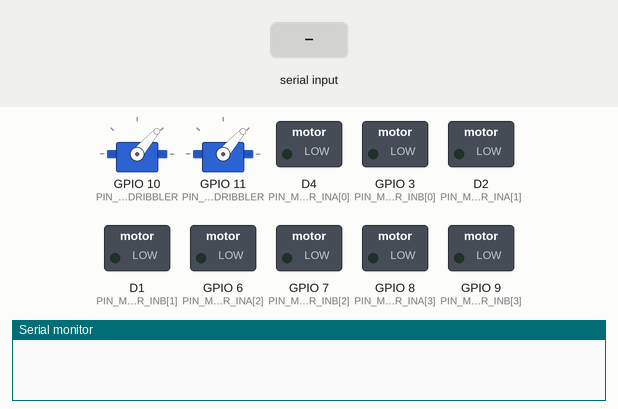
Simulated run of this sketch. Board: ESP8266 (NodeMCU). Parts: 2 × servo, switched loads named in the sketch (green lamp = pin HIGH), the last lines printed to the serial monitor. Inputs (shaded band) come from the test bench.

Above: at 5.2 s.
5.3 s: "90,45,200\n" received over the second serial link
At 6.3 s:
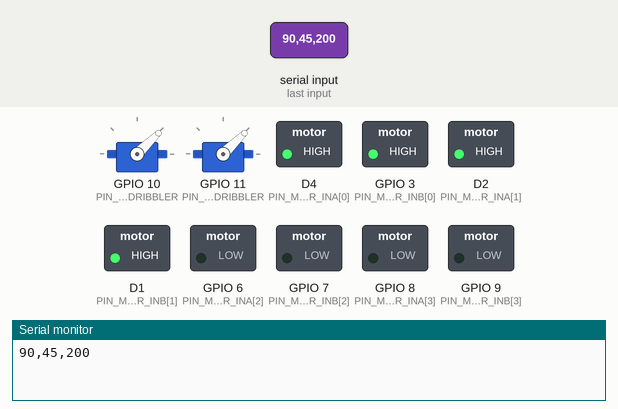
6.8 s: "90,45,200,10,150,30\n" received over the second serial link
At 7.5 s:
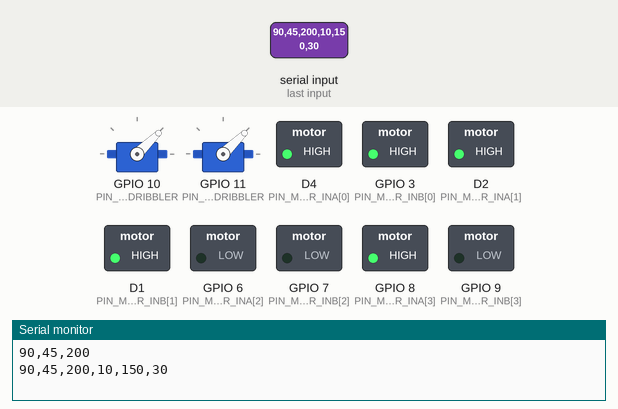
8.3 s: "5\n" received over the second serial link
At 8.6 s:
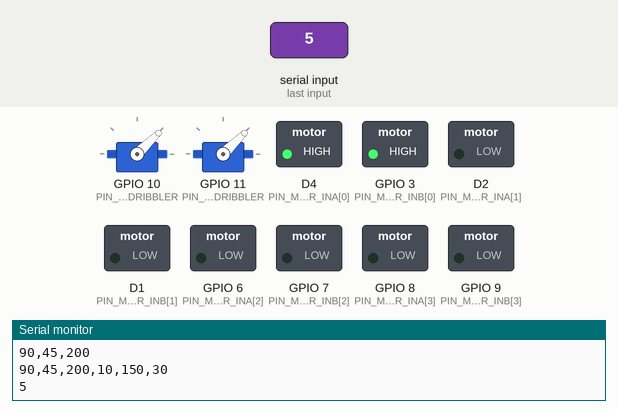
9.8 s: "1,90,45\n" received over the second serial link
At 10.9 s:
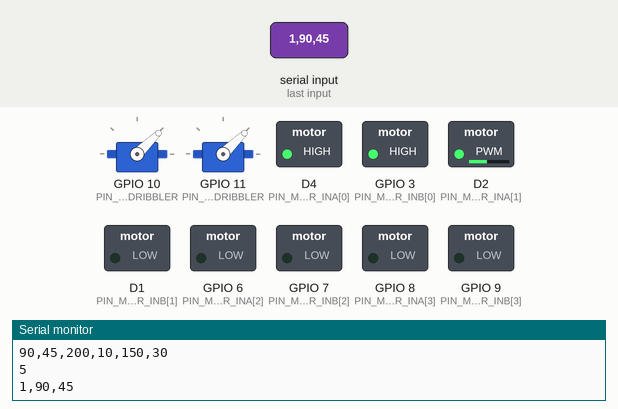
11.3 s: "90,45\n" received over the second serial link
At 12.1 s:
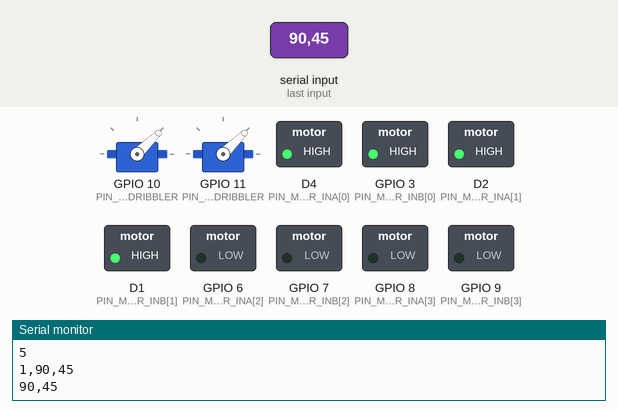
12.8 s: "90,45,200,10,150,30\n" received over the second serial link
At 13.2 s:
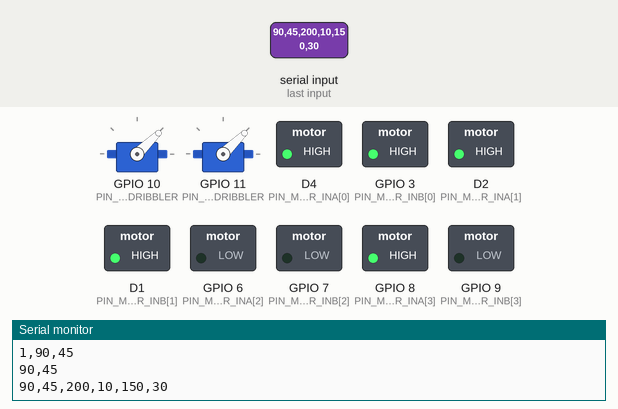
Timing chart, 0 to 15.3 s (numbered marks = the images above; inputs shaded):
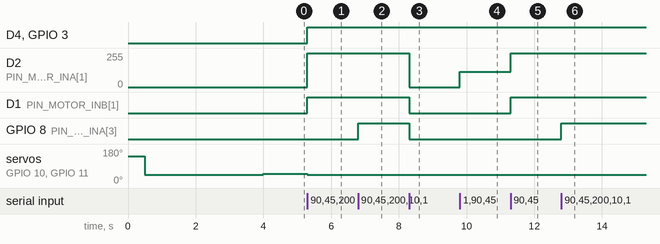

Measured:
- after the input at 5.3 s, D4 (PIN_MOTOR_INA[0]), GPIO 3 (PIN_MOTOR_INB[0]), D1 (PIN_MOTOR_INB[1]): LOW → HIGH at once; D2 (PIN_MOTOR_INA[1]): 0/255 → 255/255 at once; servo on GPIO 10 (PIN_FRONT_DRIBBLER), servo on GPIO 11 (PIN_BACK_DRIBBLER): 49° → 44° at once
- after the input at 6.8 s, GPIO 8 (PIN_MOTOR_INA[3]): LOW → HIGH at once
- after the input at 8.3 s, D2 (PIN_MOTOR_INA[1]): 255/255 → 0/255 at once; D1 (PIN_MOTOR_INB[1]), GPIO 8 (PIN_MOTOR_INA[3]): HIGH → LOW at once
- after the input at 9.8 s, D2 (PIN_MOTOR_INA[1]): 0/255 → 114/255 at once
- after the input at 11.3 s, D2 (PIN_MOTOR_INA[1]): 114/255 → 255/255 at once; D1 (PIN_MOTOR_INB[1]): LOW → HIGH at once
- after the input at 12.8 s, GPIO 8 (PIN_MOTOR_INA[3]): LOW → HIGH at once

The sketch:

motor_driver_rp2040_ide.ino
```cpp
#include <Servo.h>

const int PIN_MOTOR_INA[4] = {2, 4, 6, 8};
const int PIN_MOTOR_INB[4] = {3, 5, 7, 9};

const int PIN_FRONT_DRIBBLER = 10;
const int PIN_BACK_DRIBBLER = 11;

class Motor{
  private:
    int _rotate;
    int _power;

  public:
    /// @brief モーターデータをセットします。
    /// @param power モーター駆動パワー(0~100%)
    /// @param rotate モーター回転方向(0:順転, 1:逆転)
    void set(int power, int rotate)
    {
      this->_power = power;
      this->_rotate = rotate;
    }

    /// @brief モーター駆動パワーを取得します。
    /// @return モーター駆動パワー(0-100%)
    int get_power()
    {
      return this->_power;
    }

    /// @brief モーター回転方向を取得します。
    /// @return モーター回転方向(0:順転, 1:逆転)
    int get_rotate()
    {
      return this->_rotate;
    }
};

Motor motors[4];
int f_bldc_power = 1050;
int b_bldc_power = 1050;

Servo front_bldc;
Servo back_bldc;

float motor_power;

int test;

void get_motor_data()
{
  String data = "aaa";

  if(Serial1.available() > 0)
  {
    data = Serial1.readStringUntil('\n');
    Serial.println(data);
  }

  if(data[0] != 'a')
  {
    int motor_a_rotate = ((String)data[0]).toInt();
    int motor_b_rotate = ((String)data[4]).toInt();
    int motor_c_rotate = ((String)data[8]).toInt();
    int motor_d_rotate = ((String)data[12]).toInt();

    int motor_a_power = ((String)data[1] + (String)data[2] + (String)data[3]).toInt();
    int motor_b_power = ((String)data[5] + (String)data[6] + (String)data[7]).toInt();
    int motor_c_power = ((String)data[9] + (String)data[10] + (String)data[11]).toInt();
    int motor_d_power = ((String)data[13] + (String)data[14] + (String)data[15]).toInt();

    f_bldc_power = 1000 + (((String)data[16] + (String)data[17] + (String)data[18]).toInt()) / 100.0 * 300.0;
    b_bldc_power = 1000 + (((String)data[19] + (String)data[20] + (String)data[21]).toInt()) / 100.0 * 300.0;

    motors[0].set(motor_a_power, motor_a_rotate);
    motors[1].set(motor_b_power, motor_b_rotate);
    motors[2].set(motor_c_power, motor_c_rotate);
    motors[3].set(motor_d_power, motor_d_rotate);
  }


  while(Serial1.available() > 0)
  {
    Serial1.readStringUntil('\n');
  }
}

void setup() {
  // put your setup code here, to run once:

  analogWriteRange(1023);

  for(int i = 0; i < 4; i++)
  {
    motors[i].set(0, 0);

    pinMode(PIN_MOTOR_INA[i], OUTPUT);
    pinMode(PIN_MOTOR_INB[i], OUTPUT);
  }

  Serial.begin(9600);

  Serial1.setTX(D0);
  Serial1.setRX(D1);
  Serial1.begin(115200);
  Serial1.setTimeout(10);

  front_bldc.attach(PIN_FRONT_DRIBBLER);
  back_bldc.attach(PIN_BACK_DRIBBLER);

  front_bldc.writeMicroseconds(2000);
  back_bldc.writeMicroseconds(2000);
  delay(500);
  front_bldc.writeMicroseconds(1000);
  back_bldc.writeMicroseconds(1000);
  delay(500);

  front_bldc.writeMicroseconds(1000);
  back_bldc.writeMicroseconds(1000);
  delay(3000);
}

void loop() {
  // put your main code here, to run repeatedly:

  get_motor_data();

  front_bldc.writeMicroseconds(f_bldc_power);
  back_bldc.writeMicroseconds(b_bldc_power);

  for(int i = 0; i < 4; i++)
  {
    if(motors[i].get_rotate() == 0)
    {
      if(motors[i].get_power() == 0)
      {
        analogWrite(PIN_MOTOR_INA[i], 0);
        analogWrite(PIN_MOTOR_INB[i], 0);
      }
      else
      {
        analogWrite(PIN_MOTOR_INA[i], (int)((motors[i].get_power()) / 100.0 * 1023.0));
        analogWrite(PIN_MOTOR_INB[i], 0);
      }
    }
    else
    {
      if(motors[i].get_power() == 0)
      {
        analogWrite(PIN_MOTOR_INA[i], 1023);
        analogWrite(PIN_MOTOR_INB[i], 1023);
      }
      else
      {
        analogWrite(PIN_MOTOR_INA[i], 0);
        analogWrite(PIN_MOTOR_INB[i], (int)((motors[i].get_power()) / 100.0 * 1023.0));
      }
    }
  }
}
```
